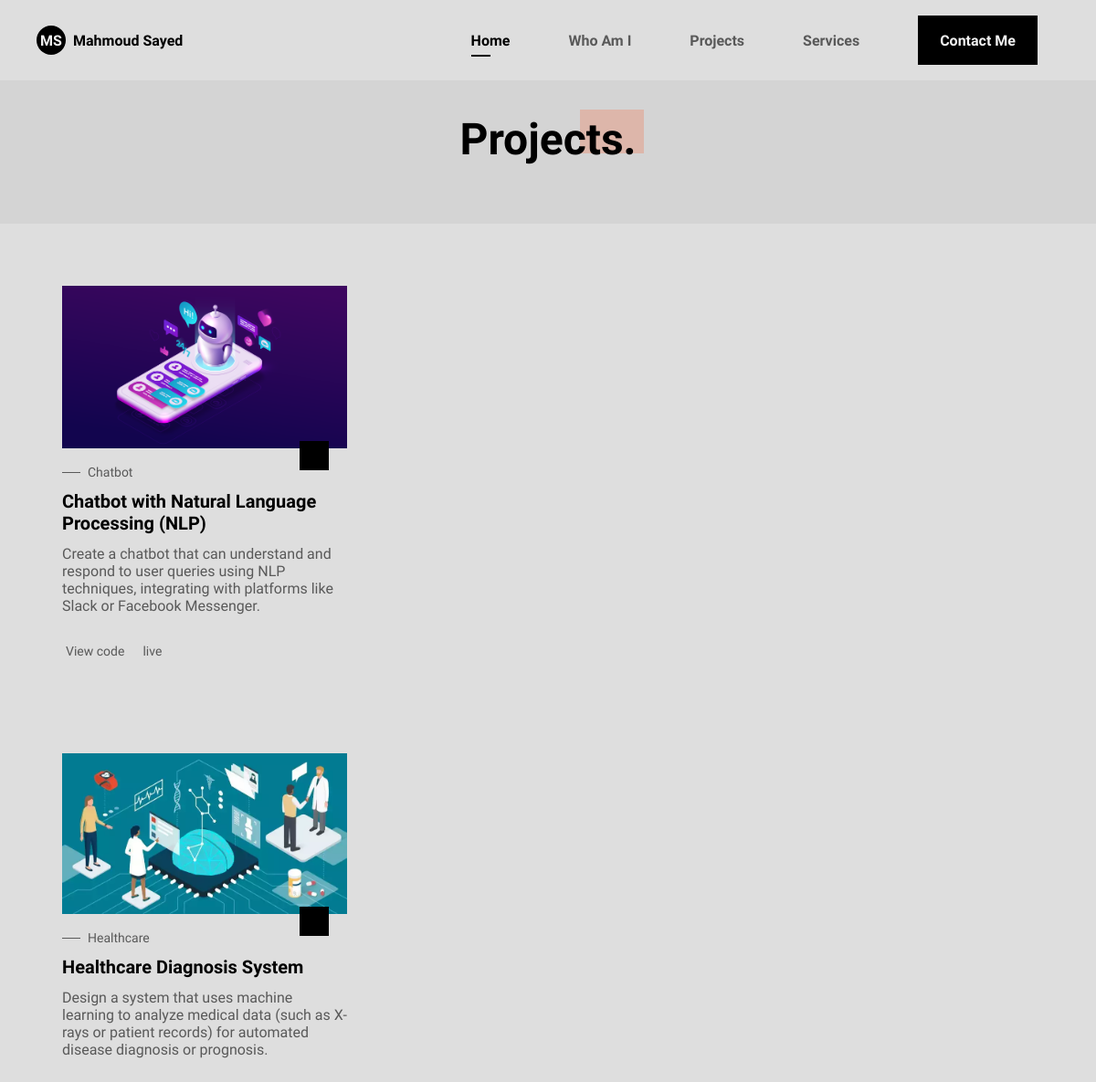
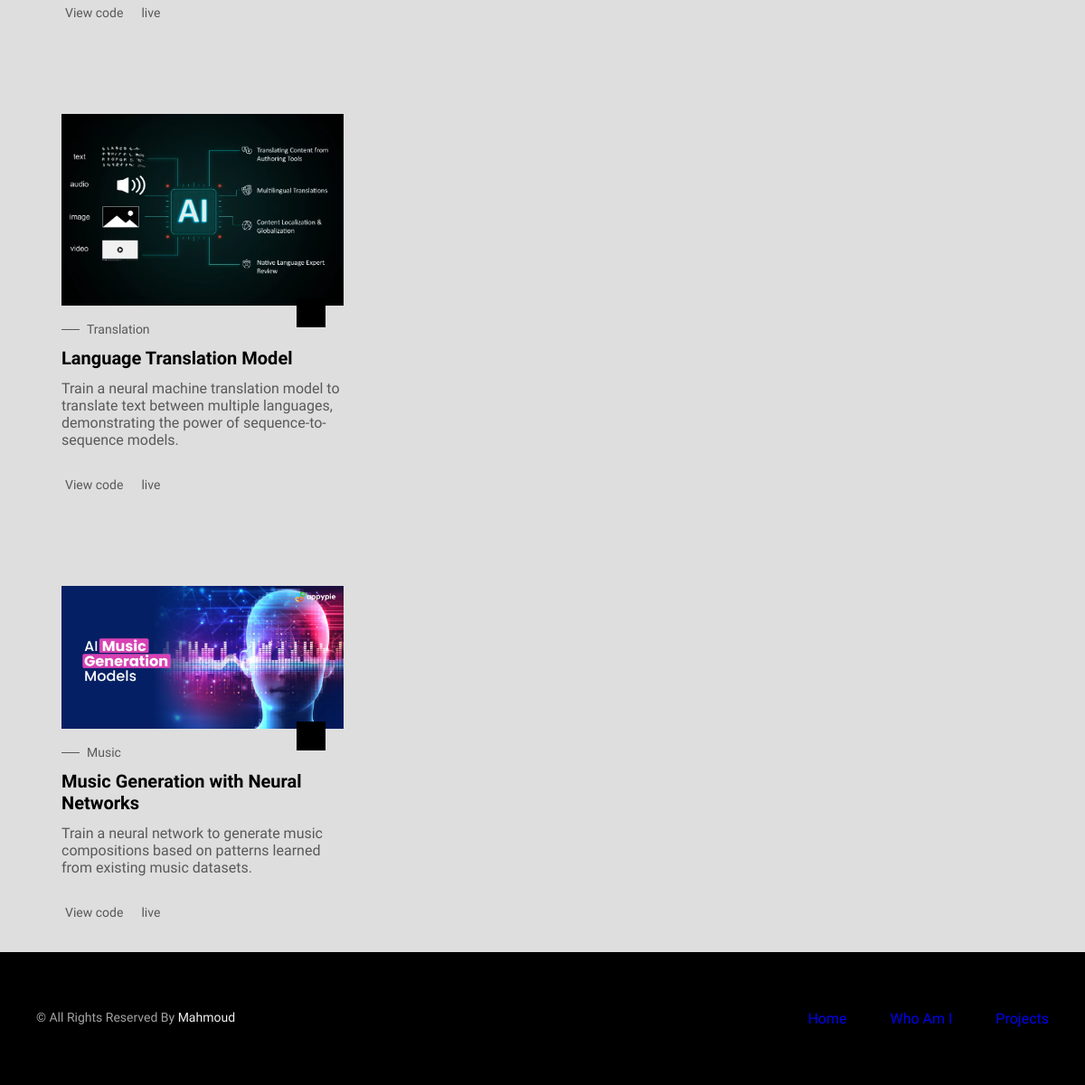
The app's page /projects with its own data (2 pictures, top to bottom).
### myproject_app/models.py (models this page shows, shortened)
class Projects(models.Model):
    title = models.CharField(max_length=100)
    sub_title= models.CharField(max_length=100)
    description =  models.CharField(max_length=500)
    price = models.DecimalField( max_digits=5, decimal_places=2)
    photo = models.ImageField(upload_to= 'photos', null= True, blank= True)

### myproject_app/views.py (the view)
# urls.py: path('projects', views.projects, name = 'projects'),
def projects(request):
    pro = {
        'projects' : Projects.objects.all(),
    }
    return render(request, 'projects.html', pro)

### templates/projects.html (shortened to what this page needs)
{% load static %}
<!DOCTYPE html>
<html lang="en">
<head>
    <link rel="stylesheet" href="https://cdnjs.cloudflare.com/ajax/libs/remixicon/3.4.0/remixicon.css">
    <link rel="stylesheet" href="{% static 'css/styles.css' %}">
</head>
<body>
    <header class="header" id="header">
        <nav class="nav container">
            <a href="{% url 'home'%}" class="nav__logo">
                <span class="nav__logo-circle">MS</span>
                <span class="nav__logo-name">Mahmoud Sayed</span>
            </a>
            <div class="nav__menu" id="nav-menu">
                <ul class="nav__list">
                    <li class="nav__item">
                        <a href="{% url 'home'%}" class="nav__link active-link">Home</a>
                    </li>
                    <li class="nav__item">
                        <a href="{% url 'about_me'%}" class="nav__link">Who Am I</a>
                    </li>
                    <li class="nav__item">
                        <a href="#projects" class="nav__link">Projects</a>
                    </li>
                    <li class="nav__item">
                        <a href="{% url 'services'%}" class="nav__link">Services</a>
                    </li>
                    <li class="nav__item">
                        <a href="{% url 'contact_me'%}" class="nav__link nav__link-button">Contact Me</a>
                    </li>
                </ul>
            </div>
        </nav>
    </header>
        <section class="projects section" id="projects">
            <h2 class="section__title-1">
                <span>Projects.</span>
            </h2>
        </section>
        {% for project in projects %}
        <div style="flex=direction: column;">
            <div class="projects__container container grid">
                <article class="projects__card">
                    <div class="projects__image">
                        <img src="{{project.photo.url}}" alt="image" class="projects__img">
                        <a href="{% url 'image'%}" class="projects__button button">
                        </a>
                    </div>
                    <div class="projects__content">
                        <h3 class="projects__subtitle">{{project.title}}</h3>
                        <h2 class="projects__title">{{project.sub_title}}</h2>
                        <p class="projects__description">{{project.description}}<p>
                    </div>
                    <div class="projects__buttons">
                        <a href="https://github.com/mude9" target="_blank" class="projects__link">
                             View code
                        </a>
                        <a href="" target="_blank" class="projects__link">
                             live
                        </a>
                    </div>
                </article>
            </div>
        </div>
        {% endfor %}
    <footer class="footer">
        <div class="footer__container container grid">
            <ul class="footer__links">
                <li>
                    <a href="{% url 'home'%}" class="footer-link">Home</a>
                </li>
                <li>
                    <a href="#about" class="footer-link">Who Am I</a>
                </li>
                <li>
                    <a href="{% url 'projects'%}" class="footer-link">Projects</a>
                </li>
            </ul>
            <span class="footer__copy">
            &#169; All Rights Reserved By
            <a href="#">Mahmoud</a>
        </span>
        </div>
    </footer>
</body>
</html>

### records on screen
Projects: photo (picture), title "Chatbot", sub_title "Chatbot with Natural Language Processing (NLP)", description "Create a chatbot that can understand and respond to user queries using NLP techniques, integrating with platforms like Slack or Facebook Messenger."
Projects: photo (picture), title "Healthcare", sub_title "Healthcare Diagnosis System", description "Design a system that uses machine learning to analyze medical data (such as X-rays or patient records) for automated disease diagnosis or prognosis."
Projects: photo (picture), title "Translation", sub_title "Language Translation Model", description "Train a neural machine translation model to translate text between multiple languages, demonstrating the power of sequence-to-sequence models."
Projects: photo (picture), title "Music", sub_title "Music Generation with Neural Networks", description "Train a neural network to generate music compositions based on patterns learned from existing music datasets."
